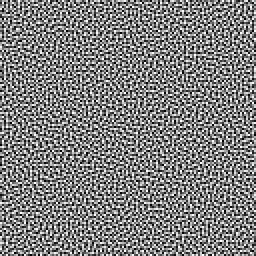
#> input picture bluenoise/128_128/LDR_LLL1_0.png, 128 x 128 px, given in place of IMG_2075-Enhanced-NR.png, which was not available (shown 2 times larger)
$ jupyter execute --allow-errors dither_image.ipynb
#> lines starting #> are read from the running program, lines starting #| are printed output that depends on the picture; after the words box and inside, x2 and y2 are one past the last pixel; in counts of white or black regions, pixels touching at a corner belong together; pictures that were not available may be replaced by others from this repository, and a replacement may not be noted
[cell 1]
import os
import numpy as np

# --- Execution ---
#input_img_path = 'output_dither.png' # The "clean" image
input_img_path = '../posters/IMG_2075-Enhanced-NR.png' # The "clean" image
power_levels = np.array([0.0, 0, 0, 1.0], dtype=np.float32)
target_image_dpi = 260 # Set this to the DPI of your input_img_path
TARGET_LONGEST_EDGE_MM = 270  # Set the desired length of the longest side in mm
runout_mm = 2.0

percentile = 99
pre_adj_strength = 0.5
pre_gamma = 1.0
lut_file = 'uv_laser_correction_inverted.csv'


BLUE_NOISE_PATH = os.path.join('..', 'bluenoise', '128_128', 'LDR_LLL1_0.png')
kernel_file = 'averaged_deconvolution_kernel.npy'
kernel_source_dpi = 1200

# --- Dither ---
# Adjust these paths as needed
INPUT_IMAGE_PATH = "corrected_pre_dither.png"
post_img_path = 'post_dither.png'

[cell 2]
import cv2
import numpy as np
import matplotlib.pyplot as plt

# [46 lines left out: function apply_dot_gain, not called in this run]

# [29 lines of commented-out code are left out]

[cell 3]
import cv2
import numpy as np
import pandas as pd
import matplotlib.pyplot as plt

def apply_cyanotype_correction(image_path, kernel_path, lut_csv_path, target_gamma=2.2, strength=1.0):
    # 1. Load Image
#> called with image_path = '../posters/IMG_2075-Enhanced-NR.png', kernel_path = 'averaged_deconvolution_kernel.npy', lut_csv_path = 'uv_laser_correction_inverted.csv', target_gamma = 1, strength = 0.5
    img = cv2.imread(image_path)
#> img is the input picture: shape (128, 128, 3); min 0, max 255, mean 127.5
    if img is None: raise FileNotFoundError("Image not found")
    img = img.astype(np.float32) / 255.0  # Work in 0.0-1.0 range for gamma

    # 2. Step 1: Gamma Pre-Compensation
    # If paper darkens with gamma 2.2, we lighten with 1/2.2
    gamma_corrected = np.power(img, 1.0 / target_gamma)

    # 3. Step 2: LUT Compensation (from your CSV)
    # We load the CSV and find the inverse mapping
    df = pd.read_csv(lut_csv_path).sort_values(by='Input')
#> (reads jupyter/uv_laser_correction_inverted.csv from the repository)

    # Check if CSV is Density (0=White) or Brightness (255=White)
    # If the end of the curve is lower than the start, it's Density. Flip it.
    if df['Output'].iloc[-1] < df['Output'].iloc[0]:
        df['Output'] = 255 - df['Output']

    # Create the inverse LUT: "What digital value gives this paper output?"
    all_vals = np.linspace(0, 1, 256)
    # Interpolate using normalized 0-1 values
    xp = df['Output'].values / 255.0
    fp = df['Input'].values / 255.0

    # Generate the compensation curve
    inv_lut_vals = np.interp(all_vals, xp, fp)

    # Apply LUT to the gamma-corrected image
    # We use a simple interpolation to apply the curve to the float image
    final_toned = np.interp(gamma_corrected, all_vals, inv_lut_vals)
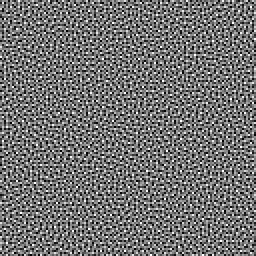
#> final_toned: shape (128, 128, 3) float64 (shown 2 times larger); min 0, max 1, mean 0.448

    # 4. Step 3: Spatial Deconvolution (Sharpening)
    # Use your 1200dpi kernel to counteract physical bleeding
    kernel_1200 = np.load(kernel_path)
#> (reads jupyter/averaged_deconvolution_kernel.npy from the repository)

    scale_factor = 1200 / target_image_dpi
    new_size = int(round(kernel_1200.shape[0] * scale_factor))
    if new_size % 2 == 0: new_size += 1

    kernel_small = cv2.resize(kernel_1200, (new_size, new_size), interpolation=cv2.INTER_AREA)
    kernel_small /= kernel_small.sum()

    # High-pass sharpening logic
    blurred = cv2.filter2D(final_toned, -1, kernel_small)
    sharpened = final_toned + (final_toned - blurred) * strength

    # 5. Final Output
    final_img = np.clip(sharpened * 255.0, 0, 255).astype(np.uint8)
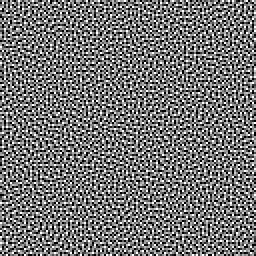
#> final_img: shape (128, 128, 3) (shown 2 times larger); min 0, max 255, mean 116.4

    # --- Visualization ---
    plt.figure(figsize=(15, 5))
    plt.subplot(1, 3, 1)
    plt.title("Original")
    plt.imshow(cv2.cvtColor((img*255).astype(np.uint8), cv2.COLOR_BGR2RGB))

    plt.subplot(1, 3, 2)
    plt.title("Combined Correction Curve")
    plt.plot(all_vals, inv_lut_vals, label="Inverted LUT")
    plt.plot(all_vals, np.power(all_vals, 1/target_gamma), label=f"Gamma 1/{target_gamma}", alpha=0.5)
    plt.legend()
    plt.grid(True)

    plt.subplot(1, 3, 3)
    plt.title("Pre-Compensated (Print this)")
    plt.imshow(cv2.cvtColor(final_img, cv2.COLOR_BGR2RGB))
    plt.show()
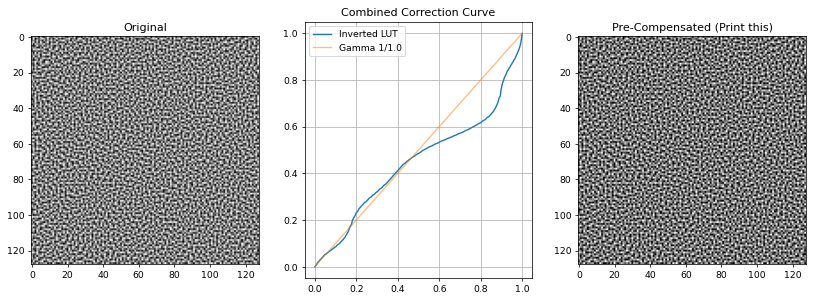
#> figure drawn by matplotlib, 3 panels; panel 2: curve peaks at x = 1, y = 1; panel 2: curve peaks at x = 1, y = 1

    return final_img

# --- EXECUTION ---
corrected = apply_cyanotype_correction(
    image_path=input_img_path,
    kernel_path=kernel_file,
    lut_csv_path=lut_file,
    target_gamma=pre_gamma, # Standard cyanotype contrast
    strength=pre_adj_strength      # Adjust sharpening strength (0.0 to 1.5)
)

cv2.imwrite('corrected_pre_dither.png', corrected)
#> Out = True

[cell 4]
import numpy as np
import matplotlib.pyplot as plt
from PIL import Image, ImageFilter, ImageOps
import os

# ==========================================
# 2. Helper Functions
# ==========================================

def load_and_normalize(path):
    """Loads an image, converts to float, normalizes to 0-1."""
    if not os.path.exists(path):
        raise FileNotFoundError(f"File not found: {path}")

    img = Image.open(path)
    img = img.convert('RGB') # Ensure RGB
    return np.array(img).astype(np.float32) / 255.0

def rgb_to_grayscale_perceptual(img_rgb):
    """
    Converts RGB to Grayscale using Rec. 601 Luma coefficients.
    L = 0.299*R + 0.587*G + 0.114*B
    """
    # img_rgb shape is (H, W, 3)
    r = img_rgb[:, :, 0]
    g = img_rgb[:, :, 1]
    b = img_rgb[:, :, 2]

    gray = 0.299 * r + 0.587 * g + 0.114 * b
    return gray

def tile_noise(noise_texture, target_shape):
    """
    Tiles the noise texture to cover the target image shape.
    target_shape: (Height, Width)
    """
    th, tw = target_shape
    nh, nw = noise_texture.shape

    # Calculate how many times to repeat in Y and X
    repeat_y = (th // nh) + 1
    repeat_x = (tw // nw) + 1

    # Tile and crop to exact size
    tiled = np.tile(noise_texture, (repeat_y, repeat_x))
    return tiled[:th, :tw]

def resize_to_physical_dim(pil_img, longest_edge_mm, dpi):
    target_pixels_max = int((longest_edge_mm / 25.4) * dpi)

    # FIX: Handle both PIL Images and NumPy Arrays
    if hasattr(pil_img, 'shape'):  # It's a NumPy array
        h, w = pil_img.shape[:2]   # shape is (Height, Width, Channels)
        is_numpy = True
    else:                          # It's a PIL Image
        w, h = pil_img.size        # size is (Width, Height)
        is_numpy = False

    # Calculate scale maintaining aspect ratio
    if w > h:
        scale = target_pixels_max / w
    else:
        scale = target_pixels_max / h

    new_w = int(w * scale)
    new_h = int(h * scale)

    # Perform resize
    if is_numpy:
        import cv2
        # OpenCV uses (width, height) for resize, but input was array
        return cv2.resize(pil_img, (new_w, new_h), interpolation=cv2.INTER_AREA)
    else:
        return pil_img.resize((new_w, new_h), resample=Image.LANCZOS)

def scale_to_percentile_global(img_rgb, percentile=95):

    # Calculate the percentile value of the entire image
    white_point = np.percentile(img_rgb, percentile)

    # Scale and clip
    # Any pixel above the white_point becomes 255 (white)
    rescaled = (img_rgb / white_point) * 255
    rescaled = np.clip(rescaled, 0, 255).astype(np.uint8)

    return rescaled

# ==========================================
# 3. Main Logic
# ==========================================

try:
    # A. Load Input Image
    print(f"Loading image: {INPUT_IMAGE_PATH}")
    img_rgb = load_and_normalize(INPUT_IMAGE_PATH)
    img_rgb = scale_to_percentile_global((img_rgb * 255).astype(np.uint8), percentile).astype(np.float32) / 255.0
#> in scale_to_percentile_global, `white_point = np.percentile(img_rgb, percentile)`: white_point = 255
    img_rgb = resize_to_physical_dim(img_rgb, TARGET_LONGEST_EDGE_MM, target_image_dpi)
#> in resize_to_physical_dim, `return cv2.resize(pil_img, (new_w, new_h), interpolation=cv2.INTER_AREA)`:
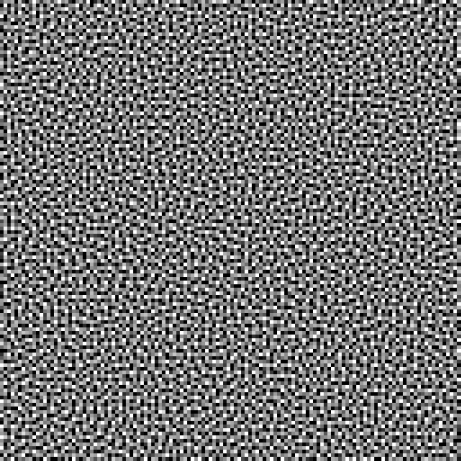
#> returned value: shape (2763, 2763, 3) float32 (shown at 1/6 size); min 0, max 1, mean 0.456

    # B. Convert to Grayscale Perceptually
    img_gray = rgb_to_grayscale_perceptual(img_rgb)
    print(f"Image Size: {img_gray.shape}")
#| Image Size: (2763, 2763)

    # C. Load Blue Noise Texture
    print(f"Loading noise: {BLUE_NOISE_PATH}")
    # Load noise, convert to grayscale (L), normalize 0-1
    noise_img = Image.open(BLUE_NOISE_PATH).convert('L')
    noise_arr = np.array(noise_img).astype(np.float32) / 255.0

    # D. Tile the Noise to match Image Size
    noise_tiled = tile_noise(noise_arr, img_gray.shape)
#> in tile_noise, `tiled = np.tile(noise_texture, (repeat_y, repeat_x))`:
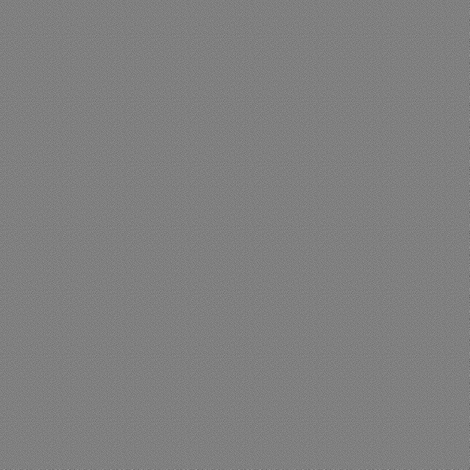
#> tiled: shape (2816, 2816) float32 (shown at 1/6 size); min 0, max 1, mean 0.5

    #power_levels = np.array([0.0, 0.0, 0.8, 1.0], dtype=np.float32)

    # 2. Convert Image Brightness to Target Laser Power
    # Assuming img_gray: 1.0 = White (Paper), 0.0 = Black (Ink)
    # We invert this because for the laser: 0.0 = Off (Paper), 1.0 = On (Burn)
    target_power = img_gray

    #target_power = (target_power - target_power.min()) / (target_power.max() - target_power.min())

    # Ensure range is strictly 0-1
    target_power = np.clip(target_power, 0.0, 1.0)

    # 3. Find the Lower and Upper bounds for every pixel
    # We find which interval of power_levels the current pixel falls into.
    # np.searchsorted finds the insertion index to maintain order.
    # We subtract 1 to get the index of the "step below".
    idx = np.searchsorted(power_levels, target_power, side='right') - 1
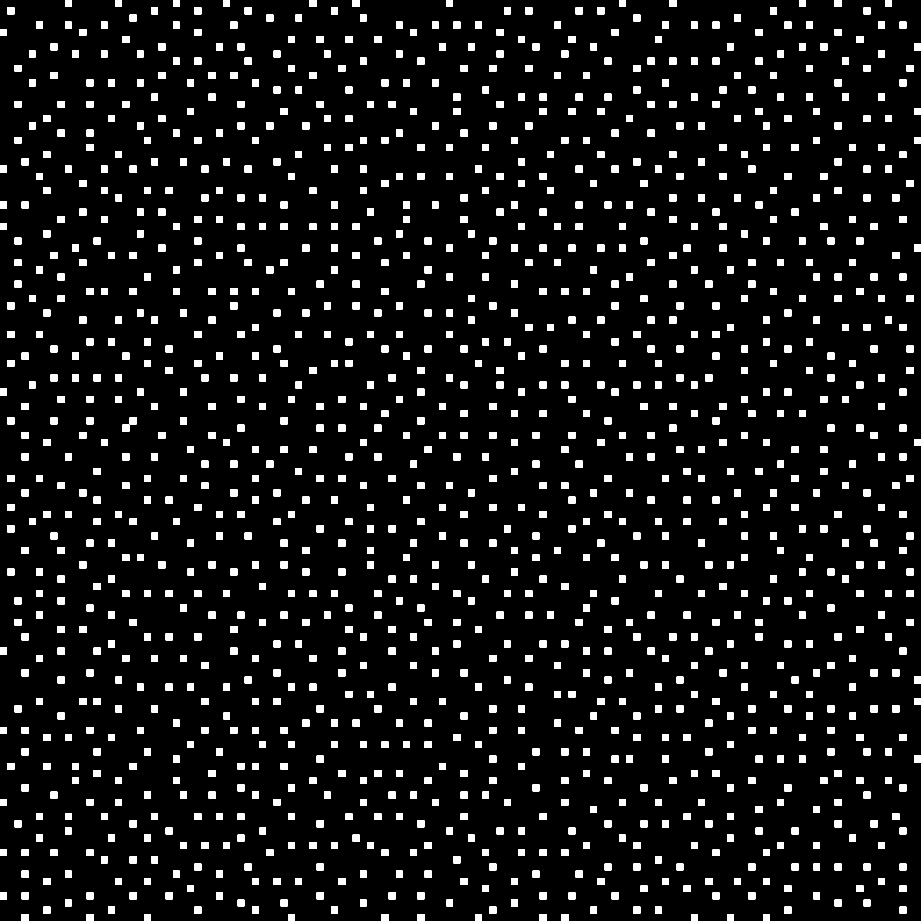
#> idx: shape (2763, 2763) int64 (shown at 1/3 size); values 2 (black) and 3 (white), 7.5% white; 1344 white regions, largest, box (x1, y1, x2, y2) and area: (1058, 0, 1079, 21) 441, (2008, 0, 2029, 21) 441, (2504, 0, 2525, 21) 441

    # Clamp indices to ensure we don't go out of bounds
    idx = np.clip(idx, 0, len(power_levels) - 2)
#> idx: shape (2763, 2763) int64; every value is 2

    lower_step = power_levels[idx]
#> lower_step: shape (2763, 2763) float32; every value is 0
    upper_step = power_levels[idx + 1]
#> upper_step: shape (2763, 2763) float32; every value is 1

    # 4. Normalize the pixel value within its specific step interval
    # Example: If pixel wants 0.7 power, it sits between 0.5 and 0.9.
    # The normalized value (0.0 to 1.0) represents how close it is to the upper step.
    step_range = upper_step - lower_step

    # Handle case where step_range is 0 to avoid division by zero
    step_range[step_range == 0] = 1.0

    normalized_val = (target_power - lower_step) / step_range

    # 5. Apply the Blue Noise Threshold
    # If the normalized value is higher than the noise, bump up to the upper step.
    # Otherwise, stay at the lower step.
    step_up_mask = normalized_val > noise_tiled
#> step_up_mask: shape (2763, 2763) bool; 45.5% white; 145389 white regions (144912 under 20 px), largest, box (x1, y1, x2, y2) and area: (0, 0, 2763, 2763) 3151509, (0, 2242, 66, 2383) 3074, (2415, 2698, 2506, 2763) 2080

    dithered_output = np.where(step_up_mask, upper_step, lower_step)

    runout_px = int((runout_mm / 25.4) * target_image_dpi)

    # FIX: Convert NumPy array to PIL Image
    # Ensure the array is uint8 (0-255) or bool before converting
    if isinstance(dithered_output, np.ndarray):
        # If your dithered output is float (0.0-1.0), scale to 255
        if dithered_output.max() <= 1.0:
            dithered_output = (dithered_output * 255).astype(np.uint8)

        dithered_output = Image.fromarray(dithered_output.astype(np.uint8))

    # Now this will work
    dithered_output = ImageOps.expand(dithered_output, border=runout_px, fill='white')
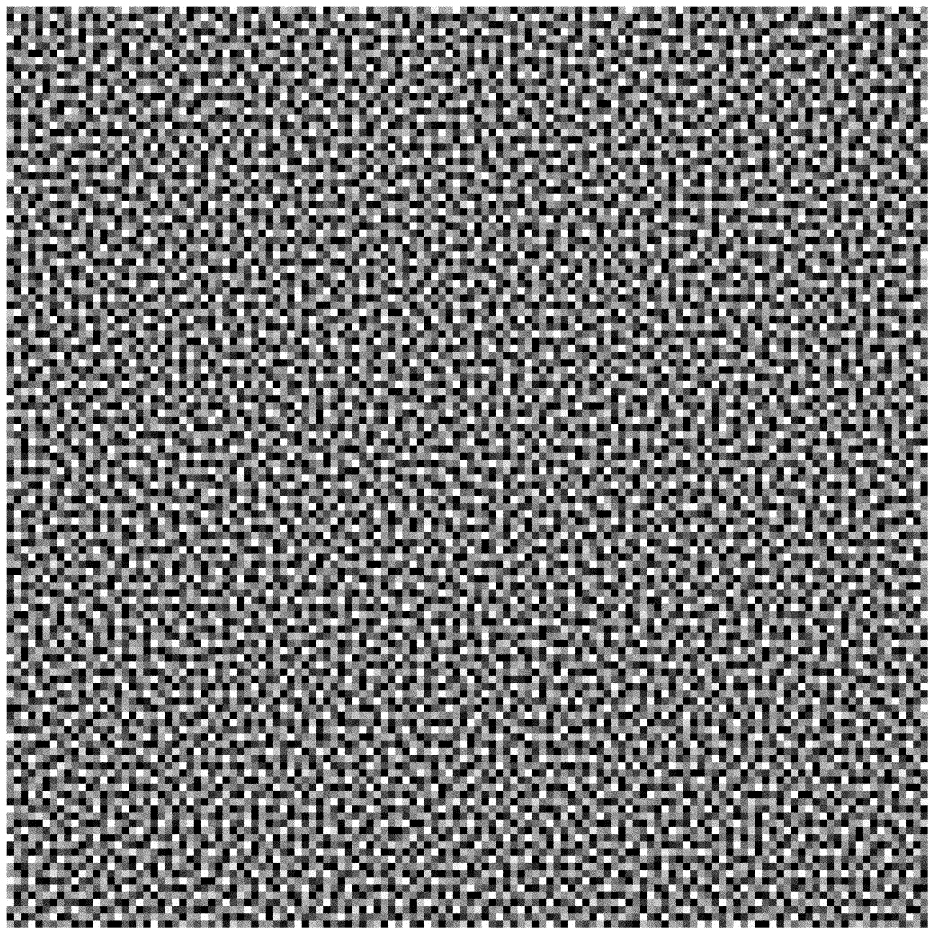
#> dithered_output: PIL image 2803x2803 L (shown at 1/3 size); 47.1% white; 144880 white regions (144424 under 20 px), largest, box (x1, y1, x2, y2) and area: (0, 0, 2803, 2803) 3391168, (2545, 2088, 2570, 2114) 299, (235, 1617, 260, 1639) 297

    # ==========================================
    # 4. Visualization
    # ==========================================
    fig, ax = plt.subplots(1, 3, figsize=(18, 6))

    # Original Grayscale
    ax[0].imshow(img_gray, cmap='gray', vmin=0, vmax=1)
    ax[0].set_title("Perceptual Grayscale Input")
    ax[0].axis('off')

    # Dithered Result
    ax[1].imshow(dithered_output, cmap='gray', vmin=0, vmax=1)
    ax[1].set_title("Blue Noise Dithered")
    ax[1].axis('off')

    # The Noise Mask (Zoomed in snippet for visualization)
    ax[2].hist(img_gray.ravel(), bins=255, color='blue', alpha=0.7)
    ax[2].set_title("Input Histogram")
    ax[2].axis('off')


    plt.tight_layout()
    plt.show()
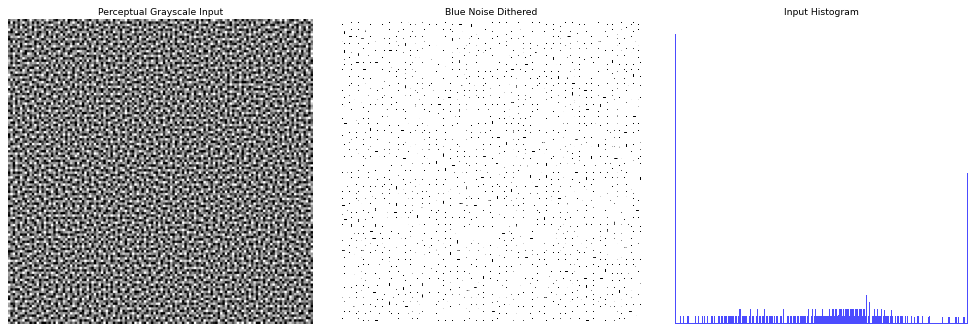
#> figure drawn by matplotlib, 3 panels

    # Optional: Save result
    dithered_output.save('post_dither.png')

except Exception as e:
    print(f"Error: {e}")
    print("Ensure 'xyz.png' exists and the blue noise path is correct.")

[cell 5]
import cv2
import numpy as np
import pandas as pd
import matplotlib.pyplot as plt

# [17 lines left out: function generate_paper_texture, not called in this run]

def apply_print_simulation_alt(image_path, kernel_path, lut_csv_path, source_dpi=1200, target_dpi=300):
     # 1. Load Image
    img_in = cv2.imread(image_path, cv2.IMREAD_GRAYSCALE)
    if img_in is None: raise FileNotFoundError("Input image not found.")

    scale_factor_in = source_dpi / target_dpi
    img_newx =  int(round(img_in.shape[1] * scale_factor_in))
    img_newy =  int(round(img_in.shape[0] * scale_factor_in))
    img = cv2.resize(img_in, (img_newx, img_newy), interpolation=cv2.INTER_CUBIC)

    # --- ADDED: STRETCH INPUT VALUES TO 0-255 ---
    # This ensures the darkest pixel becomes 0 and the lightest becomes 255
    # before the LUT is applied.
    img_min, img_max = img.min(), img.max()
    if img_max > img_min:
        img = cv2.normalize(img, None, 0, 255, cv2.NORM_MINMAX)
    # --------------------------------------------

    # 2. Fix the Inverted LUT Logic
    df_lut = pd.read_csv(lut_csv_path).sort_values(by='Input')
    all_inputs = np.arange(256)

    # We create the LUT from your CSV
    lut_raw = np.interp(all_inputs, df_lut['Input'], df_lut['Output'])

    # LOGIC CHECK:
    # If the user sends a white pixel (255), we want 0 density.
    # If the user sends a black pixel (0), we want max density.
    # We force the LUT to be a "Digital-to-Ink" map where 255 digital = 0 ink.
    if lut_raw[255] > lut_raw[0]:
        # If 255 digital resulted in high output, we must flip it
        lut_map = 255 - lut_raw
    else:
        lut_map = lut_raw

    # Apply the mapping to get Ink Density (0.0 to 1.0)
    ink_density = cv2.LUT(img, lut_map.astype(np.uint8).reshape((1, 256))).astype(np.float32) / 255.0

    # 3. Handle Kernel (Spatial Spread)
    kernel_1200 = np.load(kernel_path).astype(np.float32)
    kernel_1200 /= (kernel_1200.sum() + 1e-8)

    # [7 lines of commented-out code are left out]
    spread_density = cv2.filter2D(ink_density, -1, kernel_1200)

    # 4. Subtractive Overlap (Capping)
    k_val = 2.5
    saturated_density = 1.0 - np.exp(-k_val * spread_density)
    saturated_density = np.clip(saturated_density, 0, 1)

    # 5. Final RGB Color Mapping
    PAPER_WHITE = np.array([235, 241, 243]) # BGR (flipped from your original)
    # Indigo: Dark Blue
    INDIGO_DARK = np.array([45, 20, 10]) # BGR (flipped from your original)

    h, w = saturated_density.shape
    sim_rgb = np.zeros((h, w, 3), dtype=np.float32)

    for i in range(3):
        # 0.0 Density = Paper Color
        # 1.0 Density = Indigo Color
        sim_rgb[:,:,i] = (1.0 - saturated_density) * PAPER_WHITE[i] + (saturated_density) * INDIGO_DARK[i]

    # 6. Add Texture
    grain = np.random.normal(0, 1.2, (h, w))
    for i in range(3): sim_rgb[:,:,i] += grain

    # Debug: Confirm inversion is correct
    # Corner pixels in digital images are usually background (White/255)
    # They should have near-zero density.
    print(f"Top-Left Pixel Digital Value: {img[0,0]}")
    print(f"Top-Left Pixel Ink Density: {ink_density[0,0]:.4f}")

    sim_rgb = cv2.resize(sim_rgb,(int(round(img.shape[1])), int(round(img.shape[0]))), interpolation=cv2.INTER_AREA)
    return img,np.clip(sim_rgb, 0, 255).astype(np.uint8), lut_map


#> (the rest of this cell did not finish here and is left out)

#> in apply_print_simulation_alt, `img_min, img_max = img.min(), img.max()`: img_min = 0; img_max = 255

#simulated = cv2.LUT(simulated, inverted_lut)
simulated = simulated.astype(np.float32) / 255.0
#simulated = np.power(simulated, 1.4)
simulated = np.clip(simulated * 255.0, 0, 230).astype(np.uint8)
cv2.imwrite('simulated_paper_conv.png', simulated)
# --- Visualization ---
plt.figure(figsize=(16, 6))

plt.subplot(1, 3, 1)
plt.title("Original")
plt.imshow(cv2.cvtColor(original, cv2.COLOR_BGR2RGB))

plt.subplot(1, 3, 2)
plt.title("Simulated (Inverted LUT)")
plt.imshow(cv2.cvtColor(simulated, cv2.COLOR_BGR2RGB))

plt.subplot(1, 3, 3)
plt.title("Inverted LUT Curve")
plt.plot(inverted_lut, color='red', label='Inverted Response')
plt.plot([0, 255], [255, 0], 'k--', alpha=0.3, label='Full Negative')
plt.xlabel('Digital Input')
plt.ylabel('Simulated Output')
plt.legend()
plt.grid(True)

plt.tight_layout()
plt.show()
plt.show()
